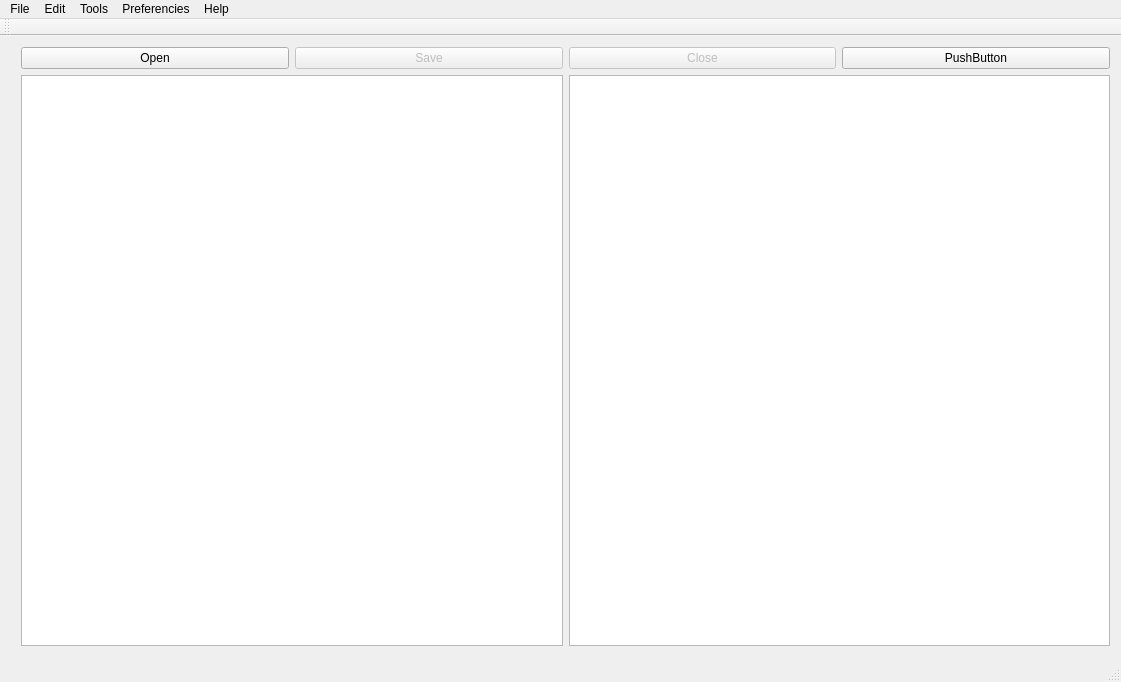
<?xml version="1.0" encoding="UTF-8"?>
<ui version="4.0">
 <class>MainWindow</class>
 <widget class="QMainWindow" name="MainWindow">
  <property name="geometry">
   <rect>
    <x>0</x>
    <y>0</y>
    <width>1121</width>
    <height>682</height>
   </rect>
  </property>
  <property name="windowTitle">
   <string>MainWindow</string>
  </property>
  <widget class="QWidget" name="centralWidget">
   <property name="maximumSize">
    <size>
     <width>1121</width>
     <height>621</height>
    </size>
   </property>
   <widget class="QWidget" name="verticalLayoutWidget">
    <property name="geometry">
     <rect>
      <x>10</x>
      <y>0</y>
      <width>1111</width>
      <height>621</height>
     </rect>
    </property>
    <layout class="QVBoxLayout" name="verticalLayout">
     <item>
      <layout class="QHBoxLayout" name="horizontalLayout">
       <item>
        <widget class="QPushButton" name="openButton">
         <property name="text">
          <string>Open</string>
         </property>
        </widget>
       </item>
       <item>
        <widget class="QPushButton" name="saveButton">
         <property name="enabled">
          <bool>false</bool>
         </property>
         <property name="text">
          <string>Save</string>
         </property>
        </widget>
       </item>
       <item>
        <widget class="QPushButton" name="closeButton">
         <property name="enabled">
          <bool>false</bool>
         </property>
         <property name="text">
          <string>Close</string>
         </property>
        </widget>
       </item>
       <item>
        <widget class="QPushButton" name="pushButton_4">
         <property name="text">
          <string>PushButton</string>
         </property>
        </widget>
       </item>
      </layout>
     </item>
     <item>
      <layout class="QHBoxLayout" name="horizontalLayout_2">
       <item>
        <widget class="GraphicsView" name="graphicsView"/>
       </item>
       <item>
        <widget class="GraphicsView" name="graphicsView_2"/>
       </item>
      </layout>
     </item>
     <item>
      <layout class="QHBoxLayout" name="horizontalLayout_3">
       <property name="sizeConstraint">
        <enum>QLayout::SetMinimumSize</enum>
       </property>
      </layout>
     </item>
    </layout>
   </widget>
  </widget>
  <widget class="QMenuBar" name="menuBar">
   <property name="geometry">
    <rect>
     <x>0</x>
     <y>0</y>
     <width>1121</width>
     <height>22</height>
    </rect>
   </property>
   <property name="defaultUp">
    <bool>false</bool>
   </property>
   <widget class="QMenu" name="menuFile">
    <property name="title">
     <string>File</string>
    </property>
    <addaction name="actionOpen"/>
    <addaction name="separator"/>
    <addaction name="actionSave"/>
    <addaction name="actionSave_as"/>
    <addaction name="separator"/>
    <addaction name="actionClose"/>
    <addaction name="separator"/>
    <addaction name="actionQuit"/>
   </widget>
   <widget class="QMenu" name="menuEdit">
    <property name="title">
     <string>Edit</string>
    </property>
    <addaction name="actionRename"/>
    <addaction name="actionRemove"/>
   </widget>
   <widget class="QMenu" name="menuTools">
    <property name="title">
     <string>Tools</string>
    </property>
    <addaction name="actionToGrayscale"/>
    <addaction name="actionTo_W_B"/>
    <addaction name="actionComputeMoments"/>
   </widget>
   <widget class="QMenu" name="menuPreferencies">
    <property name="title">
     <string>Preferencies</string>
    </property>
    <addaction name="actionFullscreen"/>
   </widget>
   <widget class="QMenu" name="menuHelp">
    <property name="title">
     <string>Help</string>
    </property>
    <addaction name="actionHelp"/>
    <addaction name="separator"/>
    <addaction name="actionAbout"/>
   </widget>
   <addaction name="menuFile"/>
   <addaction name="menuEdit"/>
   <addaction name="menuTools"/>
   <addaction name="menuPreferencies"/>
   <addaction name="menuHelp"/>
  </widget>
  <widget class="QToolBar" name="mainToolBar">
   <attribute name="toolBarArea">
    <enum>TopToolBarArea</enum>
   </attribute>
   <attribute name="toolBarBreak">
    <bool>false</bool>
   </attribute>
  </widget>
  <widget class="QStatusBar" name="statusBar"/>
  <action name="actionOpen">
   <property name="text">
    <string>Open</string>
   </property>
   <property name="shortcut">
    <string>Ctrl+O</string>
   </property>
  </action>
  <action name="actionSave">
   <property name="enabled">
    <bool>false</bool>
   </property>
   <property name="text">
    <string>Save</string>
   </property>
   <property name="shortcut">
    <string>Ctrl+S</string>
   </property>
  </action>
  <action name="actionSave_as">
   <property name="enabled">
    <bool>false</bool>
   </property>
   <property name="text">
    <string>Save as</string>
   </property>
   <property name="shortcut">
    <string>Ctrl+Shift+S</string>
   </property>
  </action>
  <action name="actionClose">
   <property name="enabled">
    <bool>false</bool>
   </property>
   <property name="text">
    <string>Close</string>
   </property>
   <property name="shortcut">
    <string>Ctrl+W</string>
   </property>
  </action>
  <action name="actionQuit">
   <property name="text">
    <string>Quit</string>
   </property>
   <property name="shortcut">
    <string>Ctrl+Q</string>
   </property>
  </action>
  <action name="actionRename">
   <property name="enabled">
    <bool>false</bool>
   </property>
   <property name="text">
    <string>Rename</string>
   </property>
   <property name="shortcut">
    <string>Ctrl+R</string>
   </property>
  </action>
  <action name="actionRemove">
   <property name="enabled">
    <bool>false</bool>
   </property>
   <property name="text">
    <string>Remove</string>
   </property>
   <property name="shortcut">
    <string>Del</string>
   </property>
  </action>
  <action name="actionToGrayscale">
   <property name="enabled">
    <bool>false</bool>
   </property>
   <property name="text">
    <string>To Grayscale</string>
   </property>
  </action>
  <action name="actionTo_W_B">
   <property name="enabled">
    <bool>false</bool>
   </property>
   <property name="text">
    <string>To W/B</string>
   </property>
  </action>
  <action name="actionComputeMoments">
   <property name="enabled">
    <bool>false</bool>
   </property>
   <property name="text">
    <string>Compute moments</string>
   </property>
  </action>
  <action name="actionHelp">
   <property name="text">
    <string>Help</string>
   </property>
   <property name="shortcut">
    <string>F1</string>
   </property>
  </action>
  <action name="actionAbout">
   <property name="text">
    <string>About</string>
   </property>
   <property name="shortcut">
    <string>F2</string>
   </property>
  </action>
  <action name="actionFullscreen">
   <property name="text">
    <string>Fullscreen</string>
   </property>
   <property name="shortcut">
    <string>F11</string>
   </property>
  </action>
 </widget>
 <layoutdefault spacing="6" margin="11"/>
 <customwidgets>
  <customwidget>
   <class>GraphicsView</class>
   <extends>QGraphicsView</extends>
   <header location="global">graphicsview.hpp</header>
  </customwidget>
 </customwidgets>
 <resources/>
 <connections/>
</ui>
